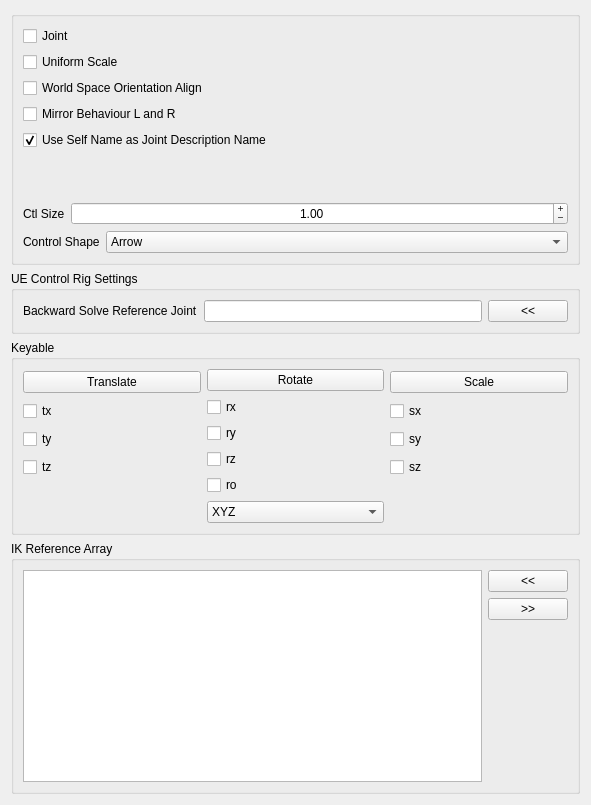
<?xml version="1.0" encoding="UTF-8"?>
<ui version="4.0">
 <class>Form</class>
 <widget class="QWidget" name="Form">
  <property name="geometry">
   <rect>
    <x>0</x>
    <y>0</y>
    <width>591</width>
    <height>805</height>
   </rect>
  </property>
  <property name="windowTitle">
   <string>Form</string>
  </property>
  <layout class="QGridLayout" name="gridLayout">
   <item row="0" column="0">
    <widget class="QGroupBox" name="groupBox">
     <property name="title">
      <string/>
     </property>
     <layout class="QGridLayout" name="gridLayout_2">
      <item row="0" column="0">
       <layout class="QVBoxLayout" name="verticalLayout_4">
        <item>
         <widget class="QCheckBox" name="joint_checkBox">
          <property name="text">
           <string>Joint</string>
          </property>
         </widget>
        </item>
        <item>
         <widget class="QCheckBox" name="uniScale_checkBox">
          <property name="text">
           <string>Uniform Scale</string>
          </property>
         </widget>
        </item>
        <item>
         <widget class="QCheckBox" name="neutralRotation_checkBox">
          <property name="toolTip">
           <string>&lt;html&gt;&lt;head/&gt;&lt;body&gt;&lt;p&gt;If is active, it will align the control with world space&lt;/p&gt;&lt;/body&gt;&lt;/html&gt;</string>
          </property>
          <property name="text">
           <string>World Space Orientation Align</string>
          </property>
         </widget>
        </item>
        <item>
         <widget class="QCheckBox" name="mirrorBehaviour_checkBox">
          <property name="toolTip">
           <string>&lt;html&gt;&lt;head/&gt;&lt;body&gt;&lt;p&gt;If is active, the control will have symmetrical behaviour on Left and Right side.&lt;/p&gt;&lt;p&gt;&lt;br/&gt;&lt;/p&gt;&lt;p&gt;WARNING: There is a bug in Maya 2018 and 2018.1 that will result in an incorrect behaviour, because this option will negate one of the axis. Other Maya version should be ok.&lt;/p&gt;&lt;/body&gt;&lt;/html&gt;</string>
          </property>
          <property name="text">
           <string>Mirror Behaviour L and R</string>
          </property>
         </widget>
        </item>
        <item>
         <widget class="QCheckBox" name="descriptionName_checkBox">
          <property name="toolTip">
           <string>&lt;html&gt;&lt;head/&gt;&lt;body&gt;&lt;p&gt;If checked will use the component name as description name for joints. This is ideal for the default EPIC naming system.&lt;br/&gt;If we are using default mGear's naming system, is recommended to uncheck this option to avoid repetition in the names.&lt;/p&gt;&lt;/body&gt;&lt;/html&gt;</string>
          </property>
          <property name="text">
           <string notr="true">Use Self Name as Joint Description Name</string>
          </property>
          <property name="checked">
           <bool>true</bool>
          </property>
         </widget>
        </item>
        <item>
         <spacer name="verticalSpacer_3">
          <property name="orientation">
           <enum>Qt::Vertical</enum>
          </property>
          <property name="sizeHint" stdset="0">
           <size>
            <width>20</width>
            <height>40</height>
           </size>
          </property>
         </spacer>
        </item>
        <item>
         <layout class="QHBoxLayout" name="horizontalLayout_3">
          <item>
           <widget class="QLabel" name="ctlSize_label">
            <property name="text">
             <string>Ctl Size</string>
            </property>
           </widget>
          </item>
          <item>
           <widget class="QDoubleSpinBox" name="ctlSize_doubleSpinBox">
            <property name="sizePolicy">
             <sizepolicy hsizetype="Expanding" vsizetype="Fixed">
              <horstretch>0</horstretch>
              <verstretch>0</verstretch>
             </sizepolicy>
            </property>
            <property name="wrapping">
             <bool>false</bool>
            </property>
            <property name="alignment">
             <set>Qt::AlignCenter</set>
            </property>
            <property name="buttonSymbols">
             <enum>QAbstractSpinBox::PlusMinus</enum>
            </property>
            <property name="minimum">
             <double>0.010000000000000</double>
            </property>
            <property name="maximum">
             <double>20000.000000000000000</double>
            </property>
            <property name="value">
             <double>1.000000000000000</double>
            </property>
           </widget>
          </item>
         </layout>
        </item>
        <item>
         <layout class="QHBoxLayout" name="horizontalLayout_2">
          <item>
           <widget class="QLabel" name="controlShape_label">
            <property name="text">
             <string notr="true">Control Shape</string>
            </property>
           </widget>
          </item>
          <item>
           <widget class="QComboBox" name="controlShape_comboBox">
            <property name="sizePolicy">
             <sizepolicy hsizetype="Expanding" vsizetype="Fixed">
              <horstretch>0</horstretch>
              <verstretch>0</verstretch>
             </sizepolicy>
            </property>
            <item>
             <property name="text">
              <string>Arrow</string>
             </property>
            </item>
            <item>
             <property name="text">
              <string>Circle</string>
             </property>
            </item>
            <item>
             <property name="text">
              <string>Compas</string>
             </property>
            </item>
            <item>
             <property name="text">
              <string>Cross</string>
             </property>
            </item>
            <item>
             <property name="text">
              <string>Crossarrow</string>
             </property>
            </item>
            <item>
             <property name="text">
              <string>Cube</string>
             </property>
            </item>
            <item>
             <property name="text">
              <string>Cubewithpeak</string>
             </property>
            </item>
            <item>
             <property name="text">
              <string>Cylinder</string>
             </property>
            </item>
            <item>
             <property name="text">
              <string>Diamond</string>
             </property>
            </item>
            <item>
             <property name="text">
              <string>Flower</string>
             </property>
            </item>
            <item>
             <property name="text">
              <string>Null</string>
             </property>
            </item>
            <item>
             <property name="text">
              <string>Pyramid</string>
             </property>
            </item>
            <item>
             <property name="text">
              <string>Sphere</string>
             </property>
            </item>
            <item>
             <property name="text">
              <string>Square</string>
             </property>
            </item>
           </widget>
          </item>
         </layout>
        </item>
       </layout>
      </item>
     </layout>
    </widget>
   </item>
   <item row="2" column="0">
    <widget class="QGroupBox" name="keyable_groupBox">
     <property name="title">
      <string>Keyable</string>
     </property>
     <layout class="QGridLayout" name="gridLayout_4">
      <item row="0" column="0">
       <layout class="QHBoxLayout" name="horizontalLayout">
        <item>
         <layout class="QVBoxLayout" name="verticalLayout">
          <property name="sizeConstraint">
           <enum>QLayout::SetMinimumSize</enum>
          </property>
          <item>
           <widget class="QPushButton" name="translate_pushButton">
            <property name="text">
             <string>Translate</string>
            </property>
           </widget>
          </item>
          <item>
           <widget class="QCheckBox" name="tx_checkBox">
            <property name="text">
             <string>tx</string>
            </property>
           </widget>
          </item>
          <item>
           <widget class="QCheckBox" name="ty_checkBox">
            <property name="text">
             <string>ty</string>
            </property>
           </widget>
          </item>
          <item>
           <widget class="QCheckBox" name="tz_checkBox">
            <property name="text">
             <string>tz</string>
            </property>
           </widget>
          </item>
          <item>
           <spacer name="verticalSpacer_2">
            <property name="orientation">
             <enum>Qt::Vertical</enum>
            </property>
            <property name="sizeType">
             <enum>QSizePolicy::Minimum</enum>
            </property>
            <property name="sizeHint" stdset="0">
             <size>
              <width>20</width>
              <height>40</height>
             </size>
            </property>
           </spacer>
          </item>
         </layout>
        </item>
        <item>
         <layout class="QVBoxLayout" name="verticalLayout_2">
          <property name="sizeConstraint">
           <enum>QLayout::SetMinimumSize</enum>
          </property>
          <item>
           <widget class="QPushButton" name="rotate_pushButton">
            <property name="text">
             <string>Rotate</string>
            </property>
           </widget>
          </item>
          <item>
           <widget class="QCheckBox" name="rx_checkBox">
            <property name="text">
             <string>rx</string>
            </property>
           </widget>
          </item>
          <item>
           <widget class="QCheckBox" name="ry_checkBox">
            <property name="text">
             <string>ry</string>
            </property>
           </widget>
          </item>
          <item>
           <widget class="QCheckBox" name="rz_checkBox">
            <property name="text">
             <string>rz</string>
            </property>
           </widget>
          </item>
          <item>
           <widget class="QCheckBox" name="ro_checkBox">
            <property name="text">
             <string>ro</string>
            </property>
           </widget>
          </item>
          <item>
           <widget class="QComboBox" name="ro_comboBox">
            <item>
             <property name="text">
              <string>XYZ</string>
             </property>
            </item>
            <item>
             <property name="text">
              <string>YZX</string>
             </property>
            </item>
            <item>
             <property name="text">
              <string>ZXY</string>
             </property>
            </item>
            <item>
             <property name="text">
              <string>XZY</string>
             </property>
            </item>
            <item>
             <property name="text">
              <string>YXZ</string>
             </property>
            </item>
            <item>
             <property name="text">
              <string>ZYX</string>
             </property>
            </item>
           </widget>
          </item>
         </layout>
        </item>
        <item>
         <layout class="QVBoxLayout" name="verticalLayout_3">
          <item>
           <widget class="QPushButton" name="scale_pushButton">
            <property name="text">
             <string>Scale</string>
            </property>
           </widget>
          </item>
          <item>
           <widget class="QCheckBox" name="sx_checkBox">
            <property name="text">
             <string>sx</string>
            </property>
           </widget>
          </item>
          <item>
           <widget class="QCheckBox" name="sy_checkBox">
            <property name="text">
             <string>sy</string>
            </property>
           </widget>
          </item>
          <item>
           <widget class="QCheckBox" name="sz_checkBox">
            <property name="text">
             <string>sz</string>
            </property>
           </widget>
          </item>
          <item>
           <spacer name="verticalSpacer">
            <property name="orientation">
             <enum>Qt::Vertical</enum>
            </property>
            <property name="sizeType">
             <enum>QSizePolicy::Minimum</enum>
            </property>
            <property name="sizeHint" stdset="0">
             <size>
              <width>20</width>
              <height>40</height>
             </size>
            </property>
           </spacer>
          </item>
         </layout>
        </item>
       </layout>
      </item>
     </layout>
    </widget>
   </item>
   <item row="3" column="0">
    <widget class="QGroupBox" name="ikRefArray_groupBox">
     <property name="title">
      <string>IK Reference Array</string>
     </property>
     <layout class="QGridLayout" name="gridLayout_3">
      <item row="0" column="0">
       <layout class="QHBoxLayout" name="ikRefArray_horizontalLayout">
        <item>
         <layout class="QVBoxLayout" name="ikRefArray_verticalLayout_1">
          <item>
           <widget class="QListWidget" name="ikRefArray_listWidget">
            <property name="dragDropOverwriteMode">
             <bool>true</bool>
            </property>
            <property name="dragDropMode">
             <enum>QAbstractItemView::InternalMove</enum>
            </property>
            <property name="defaultDropAction">
             <enum>Qt::MoveAction</enum>
            </property>
            <property name="alternatingRowColors">
             <bool>true</bool>
            </property>
            <property name="selectionMode">
             <enum>QAbstractItemView::ExtendedSelection</enum>
            </property>
            <property name="selectionRectVisible">
             <bool>false</bool>
            </property>
           </widget>
          </item>
         </layout>
        </item>
        <item>
         <layout class="QVBoxLayout" name="ikRefArray_verticalLayout_2">
          <item>
           <widget class="QPushButton" name="ikRefArrayAdd_pushButton">
            <property name="text">
             <string>&lt;&lt;</string>
            </property>
           </widget>
          </item>
          <item>
           <widget class="QPushButton" name="ikRefArrayRemove_pushButton">
            <property name="text">
             <string>&gt;&gt;</string>
            </property>
           </widget>
          </item>
          <item>
           <spacer name="ikRefArray_verticalSpacer">
            <property name="orientation">
             <enum>Qt::Vertical</enum>
            </property>
            <property name="sizeHint" stdset="0">
             <size>
              <width>20</width>
              <height>40</height>
             </size>
            </property>
           </spacer>
          </item>
         </layout>
        </item>
       </layout>
      </item>
     </layout>
    </widget>
   </item>
   <item row="1" column="0">
    <widget class="QGroupBox" name="groupBox_4">
     <property name="sizePolicy">
      <sizepolicy hsizetype="Minimum" vsizetype="Minimum">
       <horstretch>0</horstretch>
       <verstretch>0</verstretch>
      </sizepolicy>
     </property>
     <property name="title">
      <string>UE Control Rig Settings</string>
     </property>
     <layout class="QGridLayout" name="gridLayout_5">
      <item row="0" column="0">
       <layout class="QHBoxLayout" name="horizontalLayout_4">
        <item>
         <widget class="QLabel" name="label_2">
          <property name="toolTip">
           <string>&lt;html&gt;&lt;head/&gt;&lt;body&gt;&lt;p&gt;Specifies the fallback reference joint to use for Unreal Control Rig backward solve when the control has no associated joint.&lt;/p&gt;&lt;/body&gt;&lt;/html&gt;</string>
          </property>
          <property name="text">
           <string>Backward Solve Reference Joint</string>
          </property>
         </widget>
        </item>
        <item>
         <widget class="QLineEdit" name="backwards_ref_jnt_lineEdit">
          <property name="toolTip">
           <string>&lt;html&gt;&lt;head/&gt;&lt;body&gt;&lt;p&gt;Specifies the fallback reference joint to use for Unreal Control Rig backward solve when the control has no associated joint.&lt;/p&gt;&lt;/body&gt;&lt;/html&gt;</string>
          </property>
         </widget>
        </item>
        <item>
         <widget class="QPushButton" name="backwards_ref_jnt_pushButton">
          <property name="toolTip">
           <string>&lt;html&gt;&lt;head/&gt;&lt;body&gt;&lt;p&gt;Specifies the fallback reference joint to use for Unreal Control Rig backward solve when the control has no associated joint.&lt;/p&gt;&lt;/body&gt;&lt;/html&gt;</string>
          </property>
          <property name="text">
           <string>&lt;&lt;</string>
          </property>
         </widget>
        </item>
       </layout>
      </item>
     </layout>
    </widget>
   </item>
  </layout>
 </widget>
 <resources/>
 <connections>
  <connection>
   <sender>translate_pushButton</sender>
   <signal>clicked()</signal>
   <receiver>tx_checkBox</receiver>
   <slot>toggle()</slot>
   <hints>
    <hint type="sourcelabel">
     <x>120</x>
     <y>210</y>
    </hint>
    <hint type="destinationlabel">
     <x>31</x>
     <y>232</y>
    </hint>
   </hints>
  </connection>
  <connection>
   <sender>translate_pushButton</sender>
   <signal>clicked()</signal>
   <receiver>ty_checkBox</receiver>
   <slot>toggle()</slot>
   <hints>
    <hint type="sourcelabel">
     <x>139</x>
     <y>212</y>
    </hint>
    <hint type="destinationlabel">
     <x>68</x>
     <y>258</y>
    </hint>
   </hints>
  </connection>
  <connection>
   <sender>translate_pushButton</sender>
   <signal>clicked()</signal>
   <receiver>tz_checkBox</receiver>
   <slot>toggle()</slot>
   <hints>
    <hint type="sourcelabel">
     <x>176</x>
     <y>212</y>
    </hint>
    <hint type="destinationlabel">
     <x>168</x>
     <y>278</y>
    </hint>
   </hints>
  </connection>
  <connection>
   <sender>rotate_pushButton</sender>
   <signal>clicked()</signal>
   <receiver>rx_checkBox</receiver>
   <slot>toggle()</slot>
   <hints>
    <hint type="sourcelabel">
     <x>338</x>
     <y>208</y>
    </hint>
    <hint type="destinationlabel">
     <x>338</x>
     <y>234</y>
    </hint>
   </hints>
  </connection>
  <connection>
   <sender>rotate_pushButton</sender>
   <signal>clicked()</signal>
   <receiver>ry_checkBox</receiver>
   <slot>toggle()</slot>
   <hints>
    <hint type="sourcelabel">
     <x>367</x>
     <y>212</y>
    </hint>
    <hint type="destinationlabel">
     <x>367</x>
     <y>261</y>
    </hint>
   </hints>
  </connection>
  <connection>
   <sender>rotate_pushButton</sender>
   <signal>clicked()</signal>
   <receiver>rz_checkBox</receiver>
   <slot>toggle()</slot>
   <hints>
    <hint type="sourcelabel">
     <x>401</x>
     <y>207</y>
    </hint>
    <hint type="destinationlabel">
     <x>397</x>
     <y>275</y>
    </hint>
   </hints>
  </connection>
  <connection>
   <sender>rotate_pushButton</sender>
   <signal>clicked()</signal>
   <receiver>ro_checkBox</receiver>
   <slot>toggle()</slot>
   <hints>
    <hint type="sourcelabel">
     <x>430</x>
     <y>213</y>
    </hint>
    <hint type="destinationlabel">
     <x>419</x>
     <y>302</y>
    </hint>
   </hints>
  </connection>
  <connection>
   <sender>scale_pushButton</sender>
   <signal>clicked()</signal>
   <receiver>sx_checkBox</receiver>
   <slot>toggle()</slot>
   <hints>
    <hint type="sourcelabel">
     <x>533</x>
     <y>209</y>
    </hint>
    <hint type="destinationlabel">
     <x>532</x>
     <y>234</y>
    </hint>
   </hints>
  </connection>
  <connection>
   <sender>scale_pushButton</sender>
   <signal>clicked()</signal>
   <receiver>sy_checkBox</receiver>
   <slot>toggle()</slot>
   <hints>
    <hint type="sourcelabel">
     <x>563</x>
     <y>211</y>
    </hint>
    <hint type="destinationlabel">
     <x>558</x>
     <y>261</y>
    </hint>
   </hints>
  </connection>
  <connection>
   <sender>scale_pushButton</sender>
   <signal>clicked()</signal>
   <receiver>sz_checkBox</receiver>
   <slot>toggle()</slot>
   <hints>
    <hint type="sourcelabel">
     <x>593</x>
     <y>218</y>
    </hint>
    <hint type="destinationlabel">
     <x>587</x>
     <y>277</y>
    </hint>
   </hints>
  </connection>
 </connections>
</ui>
